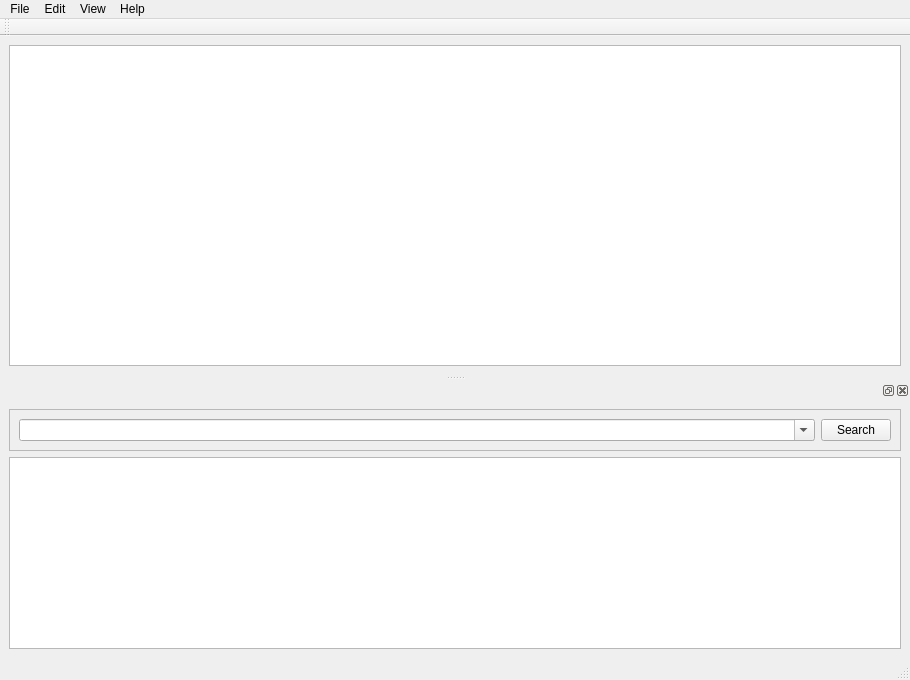
<?xml version="1.0" encoding="UTF-8"?>
<ui version="4.0">
 <class>MainWindow</class>
 <widget class="QMainWindow" name="MainWindow">
  <property name="geometry">
   <rect>
    <x>0</x>
    <y>0</y>
    <width>910</width>
    <height>680</height>
   </rect>
  </property>
  <property name="windowTitle">
   <string>MainWindow</string>
  </property>
  <widget class="QWidget" name="centralwidget">
   <layout class="QHBoxLayout" name="horizontalLayout_2">
    <item>
     <widget class="QTableView" name="tableView"/>
    </item>
   </layout>
  </widget>
  <widget class="QMenuBar" name="menubar">
   <property name="geometry">
    <rect>
     <x>0</x>
     <y>0</y>
     <width>910</width>
     <height>26</height>
    </rect>
   </property>
   <widget class="QMenu" name="menuEuLog">
    <property name="title">
     <string>File</string>
    </property>
    <addaction name="actionOpen"/>
    <addaction name="separator"/>
    <addaction name="actionExit"/>
   </widget>
   <widget class="QMenu" name="menuEdit">
    <property name="title">
     <string>Edit</string>
    </property>
    <addaction name="actionColors"/>
    <addaction name="actionPreferences"/>
   </widget>
   <widget class="QMenu" name="menuHelp">
    <property name="title">
     <string>Help</string>
    </property>
   </widget>
   <widget class="QMenu" name="menuView">
    <property name="title">
     <string>View</string>
    </property>
    <addaction name="actionShowSearch"/>
   </widget>
   <addaction name="menuEuLog"/>
   <addaction name="menuEdit"/>
   <addaction name="menuView"/>
   <addaction name="menuHelp"/>
  </widget>
  <widget class="QStatusBar" name="statusbar"/>
  <widget class="QToolBar" name="toolBar">
   <property name="windowTitle">
    <string>toolBar</string>
   </property>
   <attribute name="toolBarArea">
    <enum>TopToolBarArea</enum>
   </attribute>
   <attribute name="toolBarBreak">
    <bool>false</bool>
   </attribute>
  </widget>
  <widget class="QDockWidget" name="dockSearchWidget">
   <property name="enabled">
    <bool>true</bool>
   </property>
   <property name="floating">
    <bool>false</bool>
   </property>
   <attribute name="dockWidgetArea">
    <number>8</number>
   </attribute>
   <widget class="QWidget" name="dockWidgetContents">
    <layout class="QVBoxLayout" name="verticalLayout_2">
     <item>
      <widget class="QFrame" name="frame">
       <property name="frameShape">
        <enum>QFrame::StyledPanel</enum>
       </property>
       <property name="frameShadow">
        <enum>QFrame::Raised</enum>
       </property>
       <layout class="QHBoxLayout" name="horizontalLayout">
        <item>
         <widget class="QComboBox" name="comboSearchEdit">
          <property name="editable">
           <bool>true</bool>
          </property>
          <property name="insertPolicy">
           <enum>QComboBox::InsertAtTop</enum>
          </property>
         </widget>
        </item>
        <item>
         <widget class="QPushButton" name="txtSearchButton">
          <property name="maximumSize">
           <size>
            <width>70</width>
            <height>16777215</height>
           </size>
          </property>
          <property name="text">
           <string>Search</string>
          </property>
         </widget>
        </item>
       </layout>
      </widget>
     </item>
     <item>
      <widget class="QTableView" name="tableViewSearch"/>
     </item>
    </layout>
   </widget>
  </widget>
  <action name="actionOpen">
   <property name="text">
    <string>Open</string>
   </property>
  </action>
  <action name="actionExit">
   <property name="text">
    <string>Exit</string>
   </property>
  </action>
  <action name="actionShowSearch">
   <property name="checkable">
    <bool>true</bool>
   </property>
   <property name="text">
    <string>Search</string>
   </property>
  </action>
  <action name="actionPreferences">
   <property name="text">
    <string>Preferences</string>
   </property>
  </action>
  <action name="actionColors">
   <property name="text">
    <string>Colors</string>
   </property>
  </action>
 </widget>
 <resources/>
 <connections>
  <connection>
   <sender>actionShowSearch</sender>
   <signal>toggled(bool)</signal>
   <receiver>dockSearchWidget</receiver>
   <slot>setVisible(bool)</slot>
   <hints>
    <hint type="sourcelabel">
     <x>-1</x>
     <y>-1</y>
    </hint>
    <hint type="destinationlabel">
     <x>454</x>
     <y>505</y>
    </hint>
   </hints>
  </connection>
  <connection>
   <sender>dockSearchWidget</sender>
   <signal>visibilityChanged(bool)</signal>
   <receiver>actionShowSearch</receiver>
   <slot>setChecked(bool)</slot>
   <hints>
    <hint type="sourcelabel">
     <x>454</x>
     <y>505</y>
    </hint>
    <hint type="destinationlabel">
     <x>-1</x>
     <y>-1</y>
    </hint>
   </hints>
  </connection>
 </connections>
</ui>
